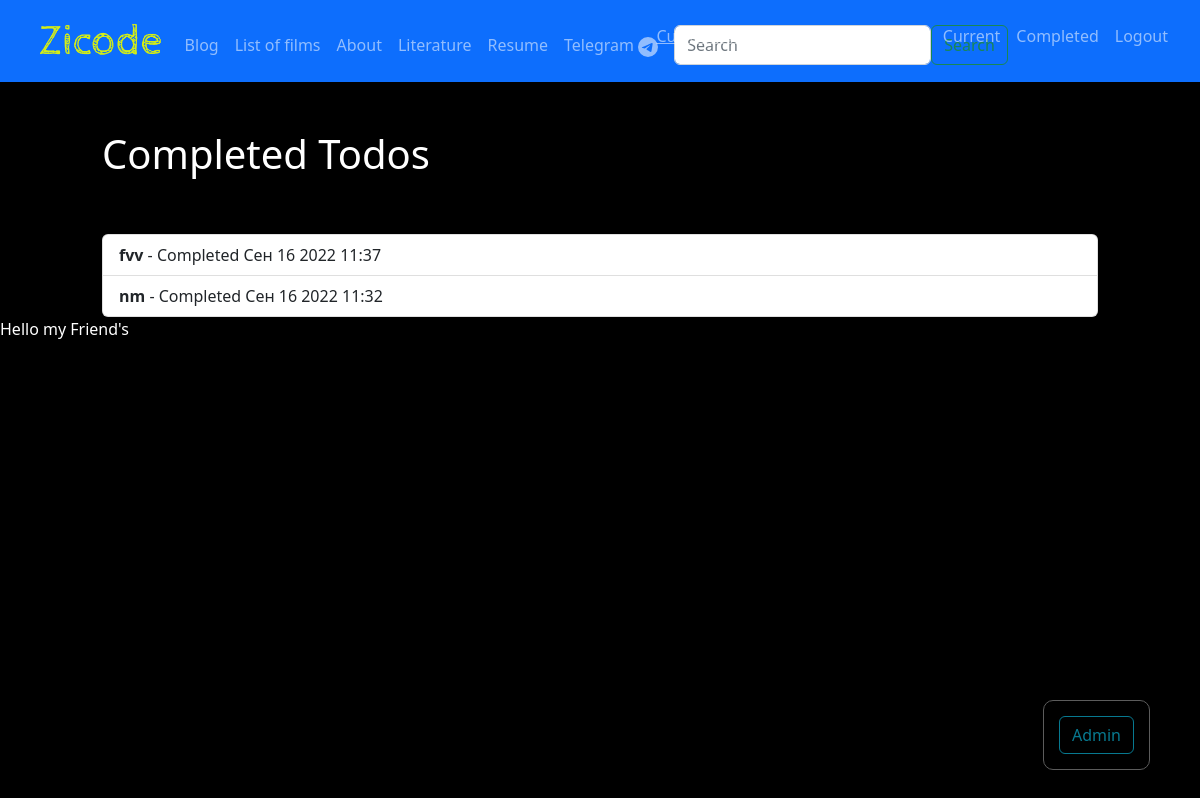
The app's page /todo/completed (signed in), older data.
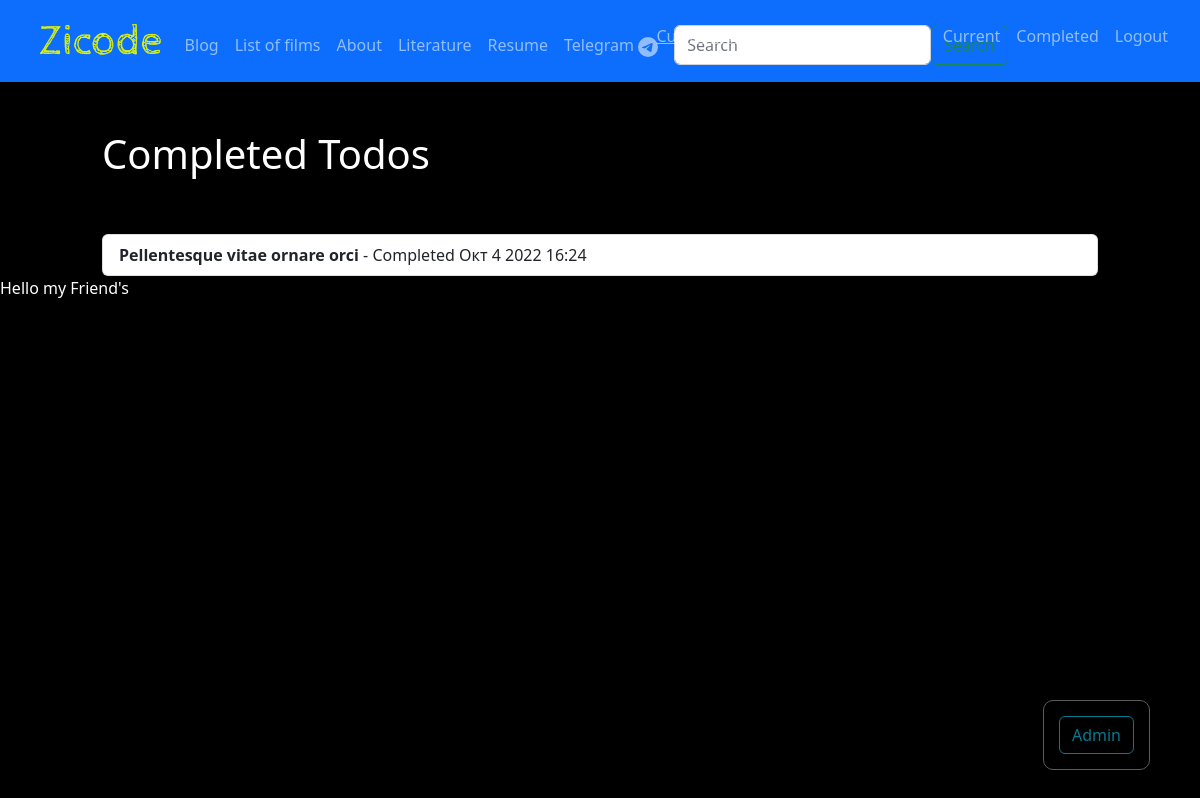
The same page, newer data.
### todo/models.py (models this page shows, shortened)
class Todo(models.Model):
    title = models.CharField("Заголовок", blank=True, help_text="Enter field documentation", max_length=100)
    memo = models.TextField(blank=True)
    created = models.DateTimeField(auto_now_add=True)
    datecompleted = models.DateTimeField(null=True, blank=True)
    important = models.BooleanField(default=False)
    user = models.ForeignKey(User, on_delete=models.CASCADE)

### todo/views.py (the view)
# urls.py: path('completed', views.completedtodos, name="completedtodos"),
@login_required
def completedtodos(request):
    todos = Todo.objects.filter(user=request.user, datecompleted__isnull=False).order_by('-datecompleted')
    return render(request, 'todo/completedtodos.html', {'todos': todos})

### todo/templates/todo/completedtodos.html
{% extends 'portfolio/base.html' %}
{% block todo %}
<div class="row justify-content-center mt-5">
    <div class="col-md-10">
        <h1>Completed Todos</h1>
    </div>
</div>
<div class="row justify-content-center mt-5">
    <div class="col-md-10">
        <div class="list-group">
            {% for todo in todos %}
            <a href="{% url 'viewtodo' todo.id %}"
               class="list-group-item list-group-item-action{% if todo.important %} list-group-item-danger{% endif %}">
                <b>{{ todo.title }}</b> - Completed {{ todo.datecompleted|date:'M j Y H:i' }}</a>
            {% endfor %}
        </div>
    </div>
</div>
{% endblock %}

Row changes from the older to the newer data that the page shows:
removed Todo: title "fvv", datecompleted "Сен 16 2022 11:37"
removed Todo: title "nm", datecompleted "Сен 16 2022 11:32"
added Todo: title "Pellentesque vitae ornare orci", datecompleted "Окт 4 2022 16:24"
